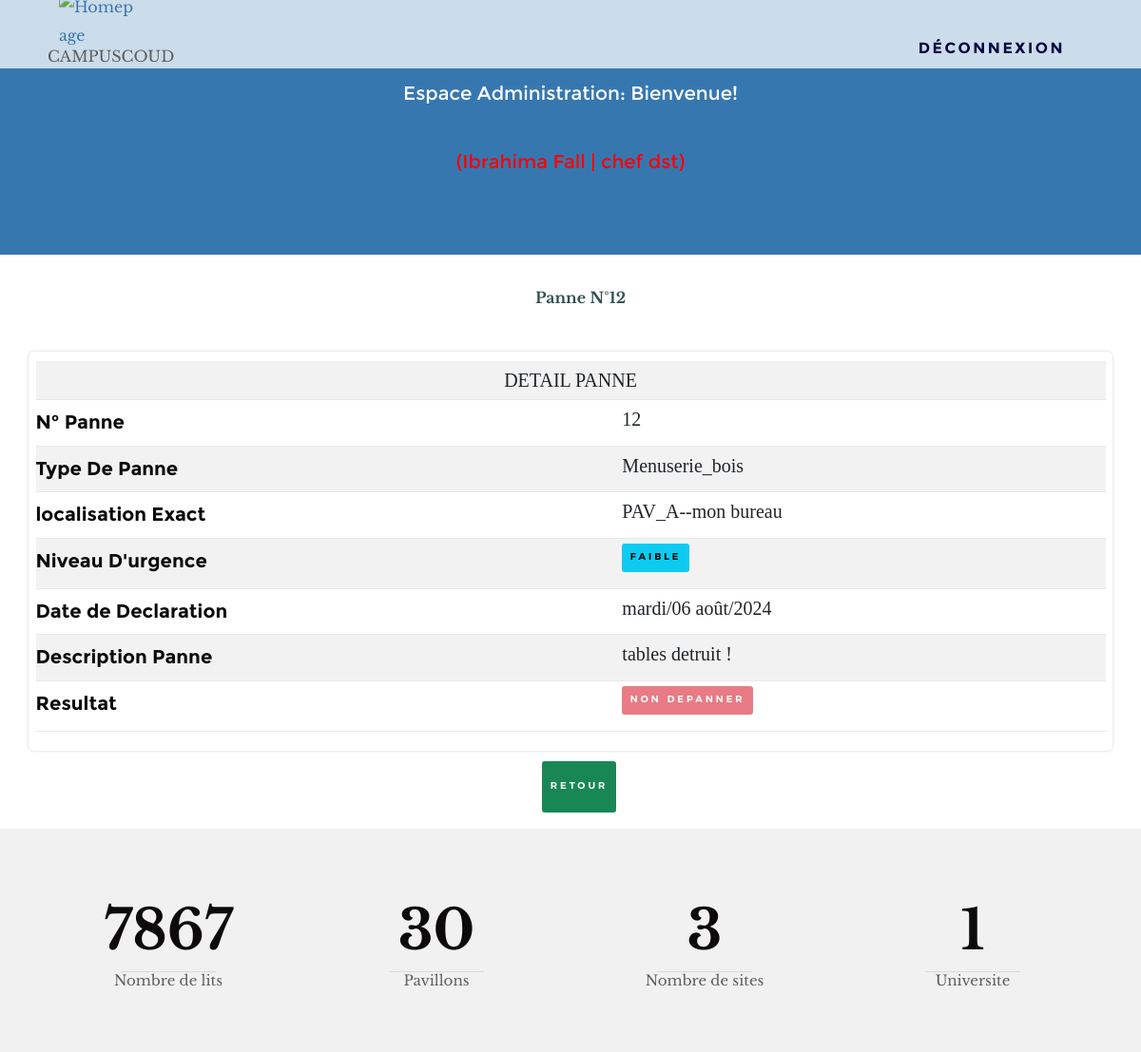
/profils/vuePanne.php?idPanne=12 (signed in), run on the app's committed database.
### tables this page shows
CREATE TABLE `panne` (
  `id` int(11) NOT NULL,
  `type_panne` varchar(255) NOT NULL,
  `date_enregistrement` varchar(255) NOT NULL,
  `description` text NOT NULL,
  `localisation` varchar(255) NOT NULL,
  `niveau_urgence` varchar(50) NOT NULL,
  `id_chef_residence` int(11) DEFAULT NULL
);

### traitement/fonction.php (called while the page is built, shortened)
<?php
function obtenirPanneParId($connexion, $panneId) {
    $sql = "
        SELECT
            p.id AS panne_id,
            p.type_panne,
            p.date_enregistrement,
            p.description AS panne_description,
            p.localisation,
            p.niveau_urgence,
            u.nom AS chef_nom,
            u.profil1 AS chef_role,
            i.id AS intervention_id,
            i.date_intervention,
            i.description_action,
            i.resultat,
            i.personne_agent,
            o.id AS observation_id,
            o.evaluation_qualite,
            o.date_observation,
            o.commentaire_suggestion,
            m.id AS imputation_id,
            m.id_chef_dst,
            m.instruction,
            m.date_imputation
        FROM Panne p
        LEFT JOIN Utilisateur u ON p.id_chef_residence = u.id
        LEFT JOIN Intervention i ON p.id = i.id_panne
        LEFT JOIN Observation o ON p.id = o.id_panne
        LEFT JOIN Imputation m ON p.id = m.id_panne
        WHERE p.id = ?
    ";
    $stmt = $connexion->prepare($sql);
    $stmt->bind_param('i', $panneId);
    $stmt->execute();
    $result = $stmt->get_result();
    return $result->fetch_all(MYSQLI_ASSOC);
}

### profils/vuePanne.php (the view, shortened to what this page needs)
<?php
include('../traitement/fonction.php');
include('../traitement/requete.php');
$idPanne = isset($_GET['idPanne']) ? (int)$_GET['idPanne'] : null;
$pannes = obtenirPanneParId($connexion, $idPanne);
?>
<!DOCTYPE html>
<html lang="en">
<head>
    <link rel="stylesheet" href="assets/css/base.css" />
    <link rel="stylesheet" href="../assets/css/vendor.css" />
    <link rel="stylesheet" href="../assets/css/main.css" />
    <link rel="stylesheet" href="../assets/css/login.css" />
    <link rel="stylesheet" href="../assets/bootstrap/css/bootstrap.min.css">
    <link rel="stylesheet" href="../assets/css/styles.css">
    <link rel="stylesheet" href="../assets/bootstrap/css/bootstrap.min.css">
    <link rel="stylesheet" href="../assets/bootstrap/js/bootstrap.min.js">
    <link rel="stylesheet" href="../assets/bootstrap/js/bootstrap.bundle.min.js">
    <link href="https://cdn.jsdelivr.net/npm/bootstrap@5.0.2/dist/css/bootstrap.min.css" rel="stylesheet"
>
</head>
<body>
    <?php include('../head.php'); ?>
    <br>
    <ul class="nav justify-content-center">
        <li class="nav-item">
            <strong>Panne N°<?php echo htmlspecialchars($idPanne); ?></strong>
        </li>
    </ul>
    <br>
    <div id="refreshedContent" class="container">
        <table class="table table-striped" style="font-size: 20px; font-family: 'Times New Roman', Times, serif;">
            <tbody>
                <tr>
                    <td colspan="2" style="text-align: center;">DETAIL PANNE</td>
                </tr>
                <?php if ($pannes): ?>
                <?php foreach ($pannes as $panne): ?>
                <tr>
                    <th scope="col">N° Panne</th>
                    <td><?php echo htmlspecialchars($panne['panne_id']); ?></td>
                </tr>
                <tr>
                    <th scope="col">Type De Panne</th>
                    <td><?php echo htmlspecialchars($panne['type_panne']); ?></td>
                </tr>
                <tr>
                    <th scope="col">localisation Exact</th>
                    <td><?php echo htmlspecialchars($panne['localisation']); ?></td>
                </tr>
                <tr>
                    <th scope="col">Niveau D'urgence</th>
                    <td>
                        <?php if ($panne['niveau_urgence'] == 'Faible'): ?>
                        <button class="btn btn-info" style="width:;height: 30px;">Faible</button>
                        <?php elseif($panne['niveau_urgence'] == 'Moyenne'): ?>
                        <button class="btn btn-warning" style="width:;height: 30px;">Moyenne</button>
                        <?php elseif($panne['niveau_urgence'] == 'Èlevèe'): ?>
                        <button class="btn btn-danger" style="width:;height: 30px;">Èlevèe</button>
                        <?php endif; ?>
                    </td>
                </tr>
                <tr>
                    <th scope="col">Date de Declaration</th>
                    <td><?php  echo htmlspecialchars($panne['date_enregistrement']);  ?></td>
                </tr>
                <tr>
                    <th scope="col">Description Panne</th>
                    <td><?php echo htmlspecialchars($panne['panne_description']); ?></td>
                </tr>
                <tr>
                    <th scope="col">Resultat</th>
                    <td>
                        <?php if ($panne['resultat'] == 'depanner'): ?>
                        <button class="btn btn-success" disabled style="width:;height: 30px;">Dépanné</button>
                        <?php elseif ($panne['resultat'] == 'en cours'): ?>
                        <button class="btn btn-warning btn-depanner" style="width:;height: 30px;"
                            data-panne-id="<?php echo $panne['panne_id']; ?>" data-bs-toggle="modal"
                            data-bs-target="#exampleModal">en cours...</button>
                        <?php else: ?>
                        <button class="btn btn-danger" disabled style="width:;height: 30px;">Non Depanner</button>
                        <?php endif; ?>
                    </td>
                </tr>
                <?php endforeach; ?>
                <?php else: ?>
                <tr>
                    <td colspan="7">Aucune panne trouvée ou erreur.</td>
                </tr>
                <?php endif; ?>
            </tbody>
        </table>
    </div>
    <ul class="nav justify-content-center">
        <li class="nav-item">
            <a class="nav-link active" href="javascript:history.back()"><button
                    class="btn btn-success">Retour</button></a>
        </li>
    </ul>
</body>
<?php include('../footer.php'); ?>
</html>

### assets/css/base.css (style rules this page uses)
html { font-family: sans-serif; line-height: 1.15; -ms-text-size-adjust: 100%; -webkit-text-size-adjust: 100%; }
body { margin: 0; }
a { background-color: transparent; -webkit-text-decoration-skip: objects; }
b, strong { font-weight: inherit; }
b, strong { font-weight: bolder; }
button, input, optgroup, select, textarea { font-family: sans-serif; font-size: 100%; line-height: 1.15; margin: 0; }
button, input { overflow: visible; }
button, select { text-transform: none; }
button, html [type="button"], [type="reset"], [type="submit"] { -webkit-appearance: button; }
html { font-size: 62.5%; box-sizing: border-box; }
*, *::before, *::after { box-sizing: inherit; }
body { font-weight: normal; line-height: 1; word-wrap: break-word; text-rendering: optimizeLegibility; -webkit-overflow-scrolling: touch; -webkit-text-size-adjust: none; }
body, input, button { -moz-osx-font-smoothing: grayscale; -webkit-font-smoothing: antialiased; }
div, dl, dt, dd, ul, ol, li, h1, h2, h3, h4, h5, h6, pre, form, p, blockquote, th, td { margin: 0; padding: 0; }
strong, b { font-weight: bold; line-height: inherit; }
ol, ul { list-style: none; }
li { display: block; }
a { text-decoration: none; line-height: inherit; }

### assets/css/main.css (style rules this page uses)
html { font-size: 10px; font-family:'Times New Roman', Times, serif }
html, body { height: 100%; }
body { background: #ffffff; font-family: "librebaskerville-regular", serif; font-size: 1.6rem; line-height: 1.875; color: #5f5f5f; margin: 0; padding: 0; }
a { color: #3777B0; -webkit-transition: all 0.3s ease-in-out; transition: all 0.3s ease-in-out; }
em, i, strong, b { font-size: inherit; line-height: inherit; font-style: normal; font-weight: normal; }
strong, b { font-family: "librebaskerville-bold", serif; }
ul { list-style: disc; }
li { display: list-item; }
ol, ul { margin-left: 1.7rem; }
ul li { padding-left: .4rem; }
table { border-width: 0; width: 100%; max-width: 100%; font-family: "librebaskerville-regular", serif; }
th, td { padding: 1.5rem 3rem; text-align: left; border-bottom: 1px solid #E8E8E8; }
th { color: #0D0A0B; font-family: "montserrat-bold", sans-serif; }
td { line-height: 1.5; }
th:first-child, td:first-child { padding-left: 0; }
th:last-child, td:last-child { padding-right: 0; }

### assets/css/login.css (style rules this page uses)
.container { max-width: 600px; margin: 50px auto; margin: 0.5% auto; margin-top: 1%; padding: 20px; border-radius: 5px; box-shadow: 0 0 3px rgba(0, 0, 0, 0.2); text-align: center; }
body { background-color: #f3f3f3; }
.btn, button, input[type="submit"], input[type="reset"], input[type="button"] { display: inline-block; font-family: "montserrat-semibold", sans-serif; font-size: 1.2rem; text-transform: uppercase; letter-spacing: 0.3rem; height: 5.4rem; line-height: calc(5.4rem - 0.6rem); padding: 0 3rem; margin: 0 0.3rem 1.2rem 0; color: #151515; text-decoration: none; cursor: pointer; text-align: center; white-space: nowrap; -webkit-transition: all 0.3s ease-in-out; transition: all 0.3s ease-in-out; background-color: #c5c5c5; border: 0.3rem solid #c5c5c5; }
button, .btn { margin-bottom: 1.2rem; }
input, textarea, select, pre, blockquote, figure, table, p, ul, ol, dl, form, .video-container, .ss-custom-select { margin-bottom: 3rem; }

### assets/css/styles.css (style rules this page uses)
body { font-family: Arial, sans-serif; background-color: #f2f2f2; }
.container { max-width: 500px; padding: 10px; background-color: #fff; border-radius: 5px; box-shadow: 0 0 3px rgba(0, 0, 0, 0.2); width: 50%; text-align: center; }
a { text-decoration: none; }
a { text-decoration: none !important; }
li, a { font-size: 16px !important; }
strong { text-align: center; margin-bottom: 1%; font-size: 20px; color: darkslategray; }

### data on the page
panne: id "12", type_panne "Menuserie_bois", localisation "PAV_A--mon bureau", niveau_urgence "FAIBLE", date_enregistrement "mardi/06 août/2024", description "tables detruit !"

### other printed values
$_SESSION['prenom'] "Ibrahima"
$_SESSION['nom'] "Fall"
$_SESSION['profil2'] "chef dst"
$idPanne "12"
